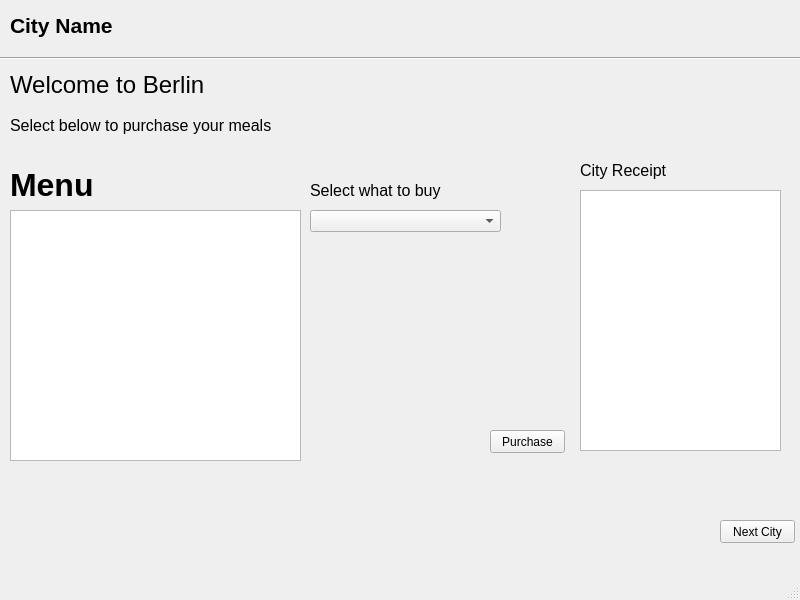
<?xml version="1.0" encoding="UTF-8"?>
<ui version="4.0">
 <class>customwindow</class>
 <widget class="QMainWindow" name="customwindow">
  <property name="geometry">
   <rect>
    <x>0</x>
    <y>0</y>
    <width>800</width>
    <height>600</height>
   </rect>
  </property>
  <property name="windowTitle">
   <string>MainWindow</string>
  </property>
  <widget class="QWidget" name="centralwidget">
   <widget class="QLabel" name="label_2">
    <property name="geometry">
     <rect>
      <x>10</x>
      <y>60</y>
      <width>271</width>
      <height>51</height>
     </rect>
    </property>
    <property name="text">
     <string>&lt;html&gt;&lt;head/&gt;&lt;body&gt;&lt;p&gt;&lt;span style=&quot; font-size:18pt;&quot;&gt;Welcome to Berlin&lt;/span&gt;&lt;/p&gt;&lt;/body&gt;&lt;/html&gt;</string>
    </property>
   </widget>
   <widget class="QPushButton" name="pushButton">
    <property name="geometry">
     <rect>
      <x>720</x>
      <y>520</y>
      <width>75</width>
      <height>23</height>
     </rect>
    </property>
    <property name="text">
     <string>Next City</string>
    </property>
   </widget>
   <widget class="QLabel" name="label_5">
    <property name="geometry">
     <rect>
      <x>310</x>
      <y>180</y>
      <width>191</width>
      <height>21</height>
     </rect>
    </property>
    <property name="text">
     <string>&lt;html&gt;&lt;head/&gt;&lt;body&gt;&lt;p&gt;&lt;span style=&quot; font-size:12pt;&quot;&gt;Select what to buy&lt;/span&gt;&lt;/p&gt;&lt;/body&gt;&lt;/html&gt;</string>
    </property>
   </widget>
   <widget class="QPushButton" name="pushButton_2">
    <property name="geometry">
     <rect>
      <x>490</x>
      <y>430</y>
      <width>75</width>
      <height>23</height>
     </rect>
    </property>
    <property name="text">
     <string>Purchase</string>
    </property>
   </widget>
   <widget class="QLabel" name="label_6">
    <property name="geometry">
     <rect>
      <x>580</x>
      <y>160</y>
      <width>91</width>
      <height>21</height>
     </rect>
    </property>
    <property name="text">
     <string>&lt;html&gt;&lt;head/&gt;&lt;body&gt;&lt;p&gt;&lt;span style=&quot; font-size:12pt;&quot;&gt;City Receipt&lt;/span&gt;&lt;/p&gt;&lt;/body&gt;&lt;/html&gt;</string>
    </property>
   </widget>
   <widget class="QLabel" name="label">
    <property name="geometry">
     <rect>
      <x>10</x>
      <y>0</y>
      <width>151</width>
      <height>51</height>
     </rect>
    </property>
    <property name="text">
     <string>&lt;html&gt;&lt;head/&gt;&lt;body&gt;&lt;p&gt;&lt;span style=&quot; font-size:16pt; font-weight:700;&quot;&gt;City Name&lt;/span&gt;&lt;/p&gt;&lt;/body&gt;&lt;/html&gt;</string>
    </property>
   </widget>
   <widget class="Line" name="line">
    <property name="geometry">
     <rect>
      <x>0</x>
      <y>50</y>
      <width>811</width>
      <height>16</height>
     </rect>
    </property>
    <property name="orientation">
     <enum>Qt::Horizontal</enum>
    </property>
   </widget>
   <widget class="QTextBrowser" name="textBrowser">
    <property name="geometry">
     <rect>
      <x>10</x>
      <y>210</y>
      <width>291</width>
      <height>251</height>
     </rect>
    </property>
   </widget>
   <widget class="QComboBox" name="comboBox">
    <property name="geometry">
     <rect>
      <x>310</x>
      <y>210</y>
      <width>191</width>
      <height>22</height>
     </rect>
    </property>
   </widget>
   <widget class="QTextBrowser" name="textBrowser_2">
    <property name="geometry">
     <rect>
      <x>580</x>
      <y>190</y>
      <width>201</width>
      <height>261</height>
     </rect>
    </property>
   </widget>
   <widget class="QLabel" name="label_4">
    <property name="geometry">
     <rect>
      <x>10</x>
      <y>160</y>
      <width>101</width>
      <height>51</height>
     </rect>
    </property>
    <property name="text">
     <string>&lt;html&gt;&lt;head/&gt;&lt;body&gt;&lt;p&gt;&lt;span style=&quot; font-size:24pt; font-weight:600;&quot;&gt;Menu&lt;/span&gt;&lt;/p&gt;&lt;/body&gt;&lt;/html&gt;</string>
    </property>
   </widget>
   <widget class="QLabel" name="label_3">
    <property name="geometry">
     <rect>
      <x>10</x>
      <y>110</y>
      <width>271</width>
      <height>31</height>
     </rect>
    </property>
    <property name="text">
     <string>&lt;html&gt;&lt;head/&gt;&lt;body&gt;&lt;p&gt;&lt;span style=&quot; font-size:12pt;&quot;&gt;Select below to purchase your meals&lt;/span&gt;&lt;/p&gt;&lt;/body&gt;&lt;/html&gt;</string>
    </property>
   </widget>
  </widget>
  <widget class="QMenuBar" name="menubar">
   <property name="geometry">
    <rect>
     <x>0</x>
     <y>0</y>
     <width>800</width>
     <height>21</height>
    </rect>
   </property>
  </widget>
  <widget class="QStatusBar" name="statusbar"/>
 </widget>
 <resources/>
 <connections/>
</ui>
